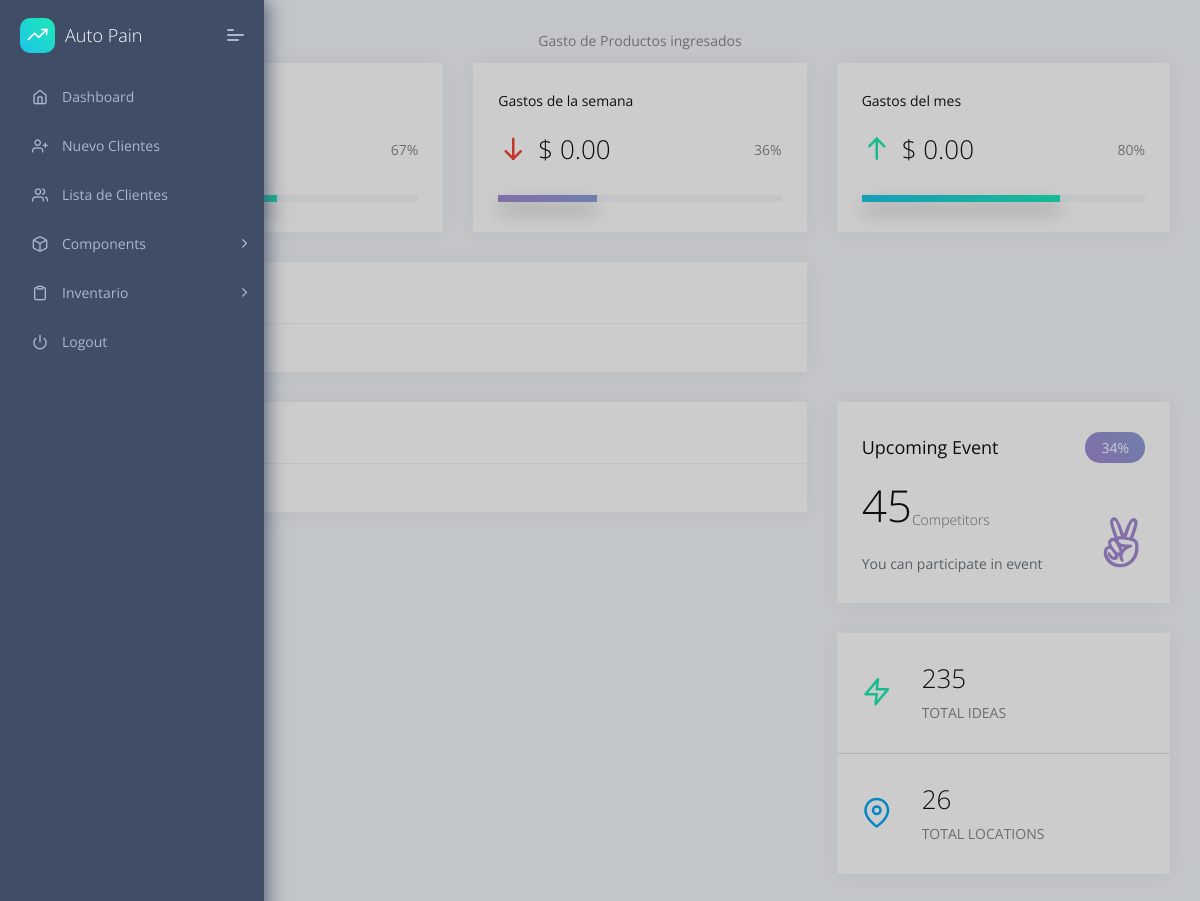
Page / (signed in) on the earlier database version.
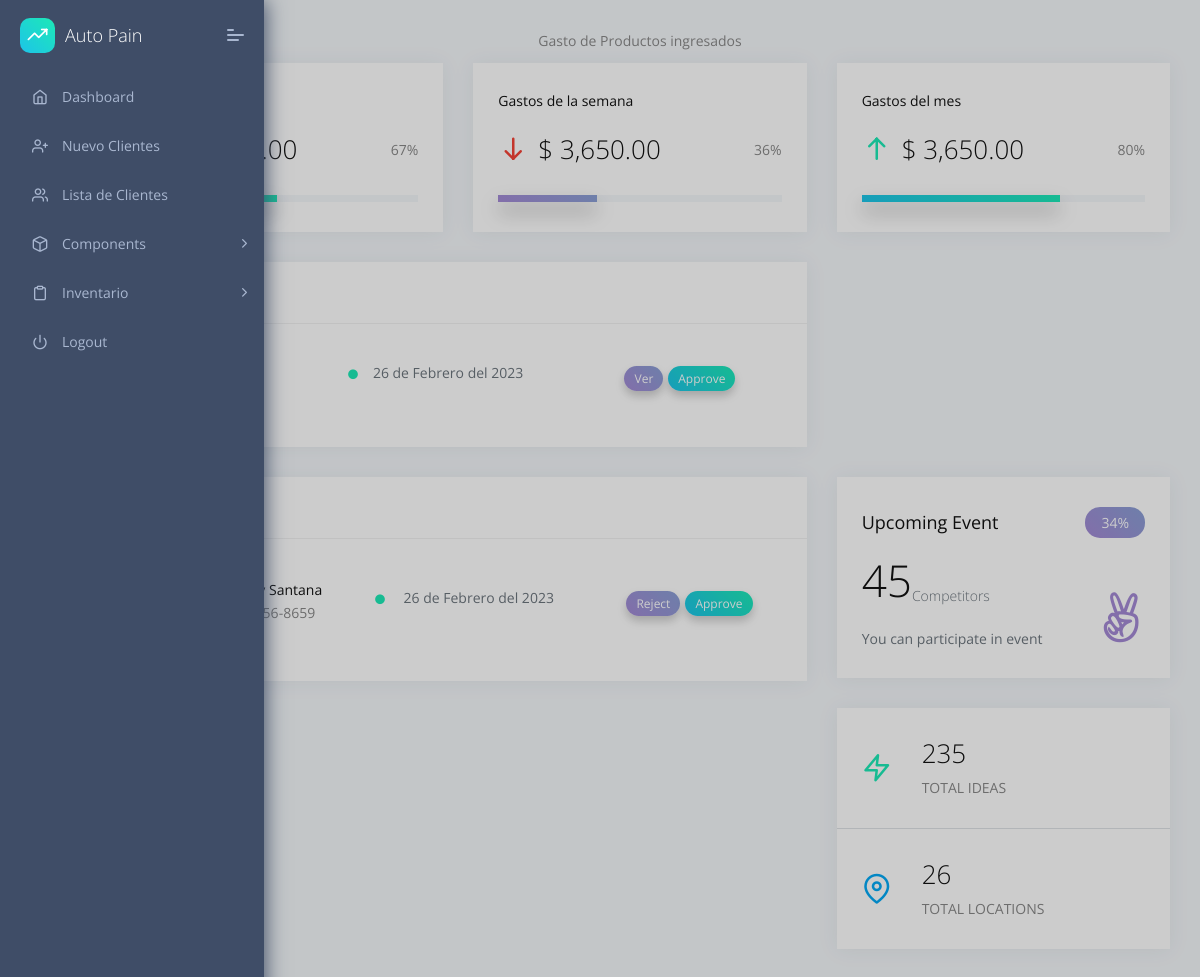
Same page on the later database version.
### src/models/Cliente.py (models this page shows, shortened)
class Cliente(db.Model):
    __tablename__ = 'clientes'
    id = db.Column(db.Integer, primary_key=True)
    username = db.Column(db.String(80),  nullable=False)
    lastname = db.Column(db.String(80),  nullable=False)
    telefono = db.Column(db.String(80),  nullable=False)
    cedula = db.Column(db.String(80))
    direccion = db.Column(db.String(100))
    created = db.Column(db.DateTime, nullable=False, default=datetime.utcnow)
    status = db.Column(db.Boolean, unique=False, default=True)
    vehiculos = relationship('Vehiculo', back_populates='clientes')
    serviciopagos = relationship('Serviciopago', back_populates='clientes')

### src/models/Empleados.py (models this page shows, shortened)
class Empleado(db.Model):
    __tablename__ = "empleados"
    id = db.Column(db.Integer, primary_key=True)
    name = db.Column(db.String(50), nullable=False)
    lastname = db.Column(db.String(50), nullable=False)
    telefono = db.Column(db.String(50), nullable=False, unique=True)
    telefonocasa = db.Column(db.String(50), nullable=False, unique=True)
    cedula = db.Column(db.String(50), unique=True)
    correo = db.Column(db.String(50), unique=True)
    foto = db.Column(db.Text, nullable=False)
    nacimiento = db.Column(db.String(50))
    asignaciones = relationship("Asignacion", back_populates="empleados")
    historialventas = relationship("HistorialVentas", back_populates="empleados")
    created = db.Column(db.DateTime, nullable=False, default=datetime.utcnow)
    status = db.Column(db.Boolean, unique=False, default=True)

### src/views/home.py (the view)
@home.route('/', methods=['GET'])
@login_required
def index():
    card = card_gasto_producto()
    print(card)
    empleados = Empleado.query.all()
    clientes = Cliente.query.all()
    print(current_user.username, 'usuario')
    return render_template(
        'home/index.html',
        formated_number=format_number,
        current_date_format=current_date_format,
        clientes=clientes,
        empleados=empleados,
        today_compras=card[0],
        semana_compras=card[1],
        month_compras=card[2],
    )

### src/helper.py (called while the page is built)
def current_date_format(date):
    months = ("Enero", "Febrero", "Marzo", "Abri", "Mayo", "Junio", "Julio", "Agosto", "Septiembre", "Octubre", "Noviembre", "Diciembre")
    day = date.day
    month = months[date.month - 1]
    year = date.year
    messsage = "{} de {} del {}".format(day, month, year)
    return messsage

### src/heltper/fechas.py (called while the page is built)
def fecha_hoy():
    return datetime.utcnow() + timedelta(days=-1)

def fecha_mañana():
    return datetime.utcnow() + timedelta(days=1)

def fecha_semana():
    return datetime.utcnow() + timedelta(days=-6)

def fecha_mes():
    return first

### src/heltper/formato.py (called while the page is built)
def format_number(number):
    return "$ {:,.2f}".format(number)

### src/views/auth.py (called while the page is built)
@login_manager.user_loader
def load_user(user_id):
    return User.query.get(int(user_id))

### src/templates/home/index.html (shortened to what the changed rows need)
{% extends "layouts/base.html" %}
{% block content %}
<div class="pcoded-content">
    <div class="pcoded-inner-content">
        <div class="main-body">
            <div class="page-wrapper">
                <div class="row">
                    {% include 'includes/card_gastos_producto.html' %}
                    <div class="col-xl-8 col-md-12">
                        <div class="card Recent-Users">
                            <div class="card-block px-0 py-3">
                                <div class="table-responsive">
                                    <table class="table table-hover">
                                        <tbody>
                                            {% for cliente in clientes %}
                                            <tr class="unread">
                                                <td>
                                                    <h6 class="mb-1">{{cliente.username}} {{cliente.lastname}}</h6>
                                                    <p class="m-0">{{cliente.telefono}}</p>
                                                </td>
                                                <td>
                                                    <h6 class="text-muted"><i
                                                            class="fas fa-circle text-c-green f-10 m-r-15"></i>{{current_date_format(cliente.created)}}
                                                    </h6>
                                                </td>
                                                <td><a href="/cliente/ver/{{cliente.id}}"
                                                        class="label theme-bg2 text-white f-12">Ver</a><a href="#!"
                                                        class="label theme-bg text-white f-12">Approve</a>
                                                </td>
                                            </tr>
                                            {% endfor %}
                                        </tbody>
                                    </table>
                                </div>
                            </div>
                        </div>
                    </div>
                    <div class="col-xl-8 col-md-6">
                        <div class="card Recent-Users">
                            <div class="card-block px-0 py-3">
                                <div class="table-responsive">
                                    <table class="table table-hover">
                                        <tbody>
                                            {% for empleado in empleados %}
                                            <tr class="unread">
                                                <td>
                                                </td>
                                                <td>
                                                    <h6 class="mb-1">{{empleado.name}} {{empleado.lastname}}</h6>
                                                    <p class="m-0">{{ empleado.telefono }}</p>
                                                </td>
                                                <td>
                                                    <h6 class="text-muted">
                                                        {% if empleado.status %}
                                                        <i class="fas fa-circle text-c-green f-10 m-r-15"></i>
                                                        {% else %}
                                                        <i class="fas fa-circle text-c-red f-10 m-r-15"></i>
                                                        {% endif %}
                                                        {{current_date_format(empleado.created)}}
                                                    </h6>
                                                </td>
                                                <td><a href="#!" class="label theme-bg2 text-white f-12">Reject</a><a
                                                        href="#!" class="label theme-bg text-white f-12">Approve</a>
                                                </td>
                                            </tr>
                                            {% endfor %}
                                        </tbody>
                                    </table>
                                </div>
                            </div>
                        </div>
                    </div>
                    <div class="col-xl-4 col-md-6">
                        <div class="card card-event">
                            <div class="card-block">
                                <h2 class="mt-3 f-w-300">45<sub class="text-muted f-14">Competitors</sub></h2>
                            </div>
                        </div>
                    </div>
                </div>
            </div>
        </div>
    </div>
</div>
{% endblock content %}

Differences in the rows shown:
added Cliente: created "26 de Febrero del 2023"
added Empleado: lastname "Santana", telefono "849-656-8659", status True (drawn), created "26 de Febrero del 2023"
Other differences:
text no longer shown: "$ 0.00 $ 0.00"
text now shown: "$ 3,650.00 $ 3,650.00"
